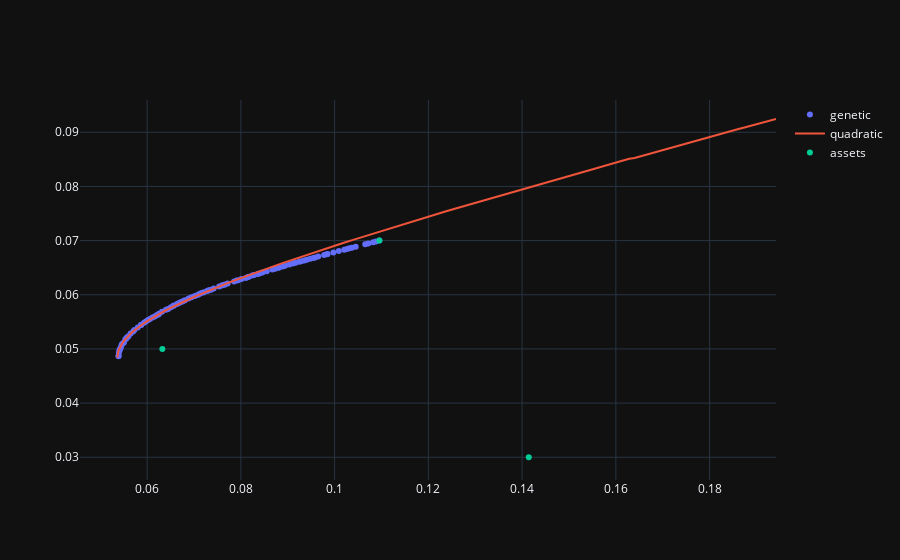

Here is the notebook cell this chart was saved with:
### Code cell
fig = go.Figure()
fig.add_trace(go.Scatter(x=F[:,0],y=-F[:,1],mode='markers',name='genetic'))
fig.add_trace(go.Scatter(x=stds,y=rets,mode='lines',name='quadratic'))
fig.add_trace(go.Scatter(x=np.sqrt(COV.diagonal()),y=MU,mode="markers",name='assets'))
fig.show()
